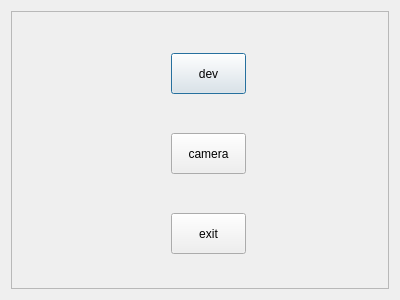
<?xml version="1.0" encoding="UTF-8"?>
<ui version="4.0">
 <class>Caidan_Dialog</class>
 <widget class="QDialog" name="Caidan_Dialog">
  <property name="geometry">
   <rect>
    <x>0</x>
    <y>0</y>
    <width>400</width>
    <height>300</height>
   </rect>
  </property>
  <property name="windowTitle">
   <string>Dialog</string>
  </property>
  <layout class="QHBoxLayout" name="horizontalLayout">
   <item>
    <widget class="QFrame" name="frame">
     <property name="frameShape">
      <enum>QFrame::StyledPanel</enum>
     </property>
     <property name="frameShadow">
      <enum>QFrame::Raised</enum>
     </property>
     <widget class="QPushButton" name="dev">
      <property name="geometry">
       <rect>
        <x>160</x>
        <y>42</y>
        <width>75</width>
        <height>41</height>
       </rect>
      </property>
      <property name="text">
       <string>dev</string>
      </property>
     </widget>
     <widget class="QPushButton" name="caemra">
      <property name="geometry">
       <rect>
        <x>160</x>
        <y>122</y>
        <width>75</width>
        <height>41</height>
       </rect>
      </property>
      <property name="text">
       <string>camera</string>
      </property>
     </widget>
     <widget class="QPushButton" name="caidan_back">
      <property name="geometry">
       <rect>
        <x>160</x>
        <y>202</y>
        <width>75</width>
        <height>41</height>
       </rect>
      </property>
      <property name="text">
       <string>exit</string>
      </property>
     </widget>
    </widget>
   </item>
  </layout>
 </widget>
 <resources/>
 <connections/>
</ui>
